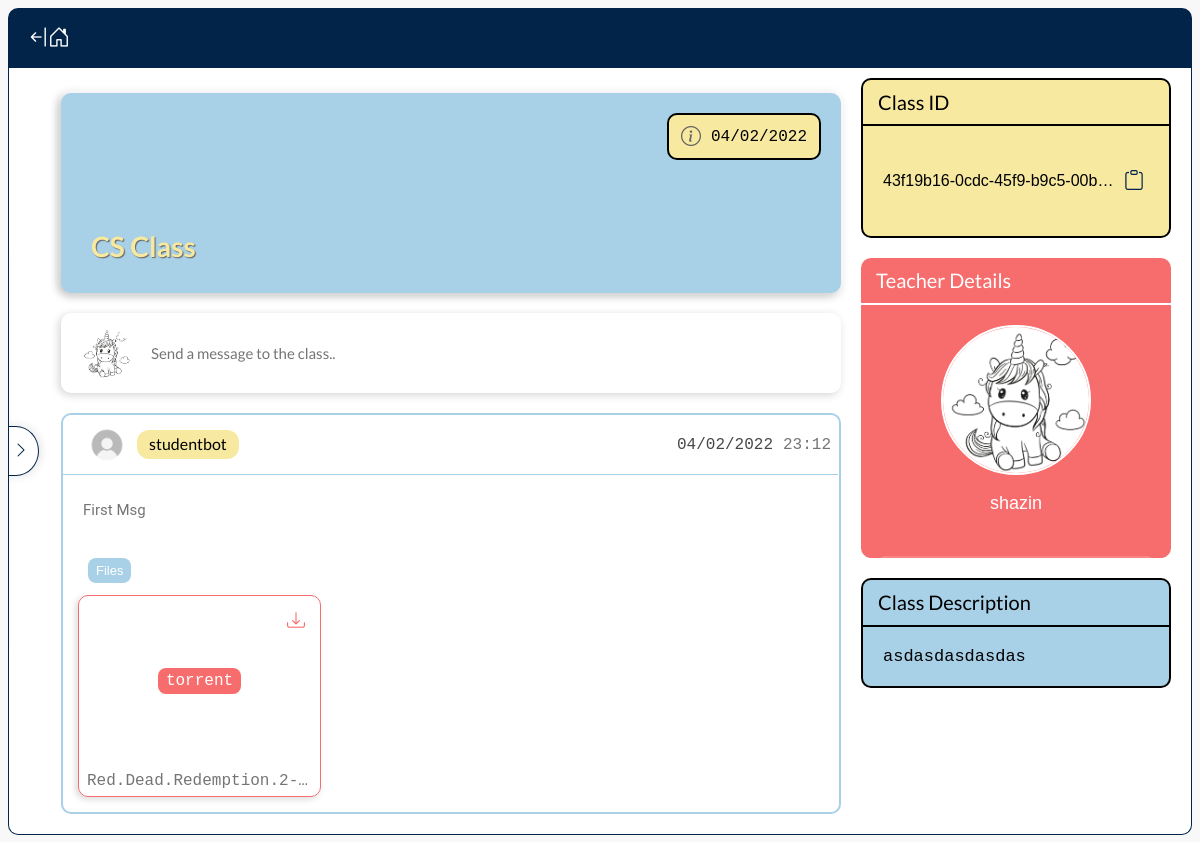
The page /class/43f19b160cdc45f9b9c500bc169b2517/ (signed in) on the database as committed earlier.
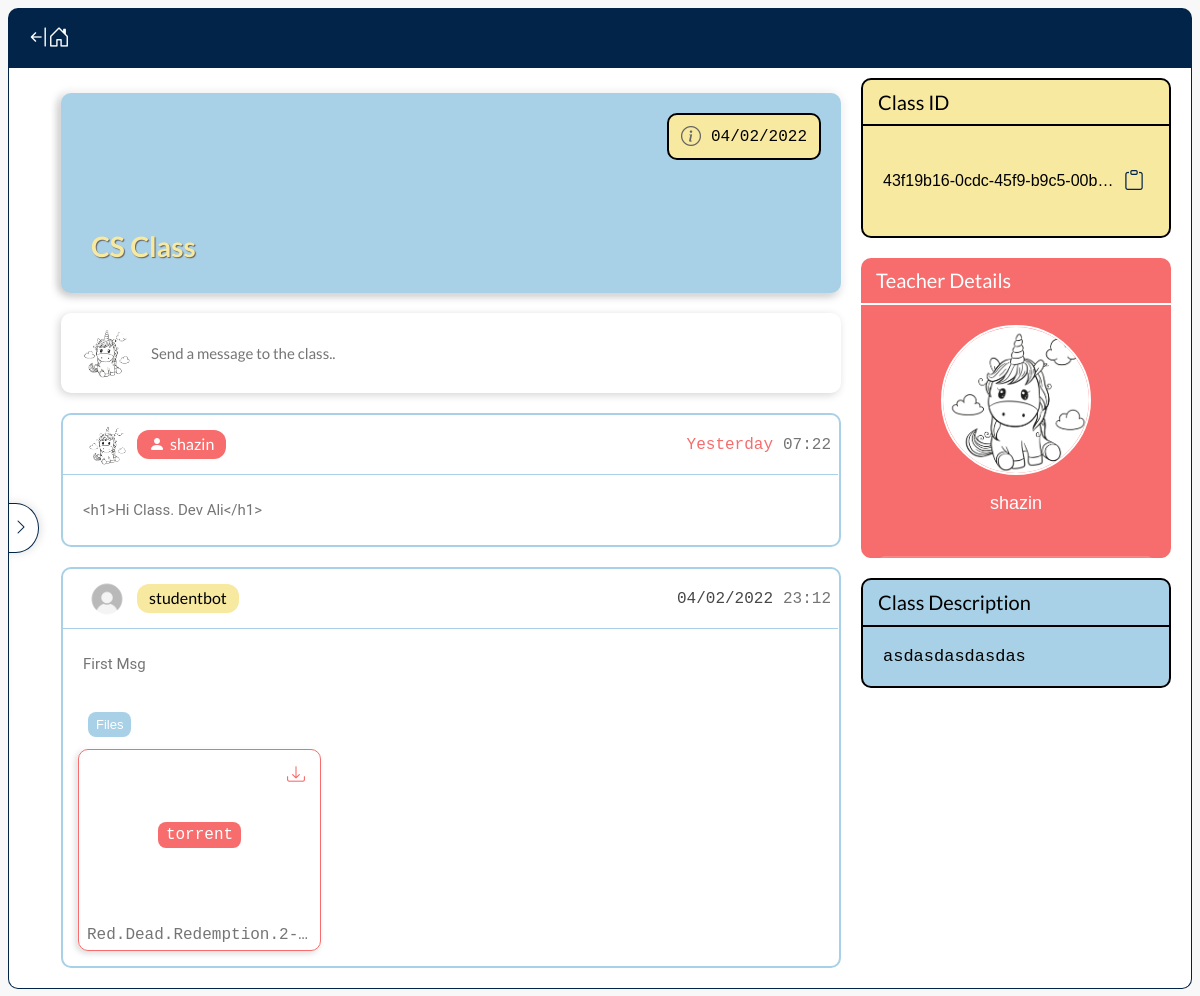
The same page on the database as committed later.
### classmenu/models.py (models this page shows, shortened)
class MessagePublic(models.Model):
    content = models.CharField(max_length=300, blank=False, null=False)
    class_obj = models.ForeignKey(Class, on_delete=models.CASCADE)
    user = models.ForeignKey(CustomUser, on_delete=models.CASCADE)
    files = models.ManyToManyField(File, blank=True)
    urls = models.ManyToManyField(Url, blank=True)
    date = models.DateTimeField(auto_now_add=True)
    @property
    def formatted_date(self):
        return check_if_today_or_yesterday(self.date)
    @property
    def time_only(self):
        ISTDate = get_IST_from_UTC(self.date)
        return f'{add_zero_to_left(ISTDate.hour)}:{add_zero_to_left(ISTDate.minute)}'

class File(models.Model):
    file = models.FileField(upload_to=get_file_upload_location, max_length=500)
    format = models.CharField(max_length=100, blank=False, null=True)
    location_hint = models.CharField(max_length=10, choices=LOCATION_HINTS, blank=False, null=False)
    class_obj = models.ForeignKey(Class, on_delete=models.CASCADE)
    @property
    def file_name(self):
        return str(self.file).split('/')[-1]
    @property
    def file_location(self):
        return f"/media/{self.file}"

### register/models.py (models this page shows, shortened)
class CustomUser(AbstractBaseUser):
    email = models.EmailField(verbose_name='email', max_length=254, unique=True)
    username = models.CharField(max_length=30, unique=False)
    date_joined = models.DateTimeField(verbose_name='date joined', auto_now_add=True)
    last_login = models.DateTimeField(verbose_name='last login', auto_now=True)
    is_admin = models.BooleanField(default=False)
    is_active = models.BooleanField(default=True)
    is_staff = models.BooleanField(default=False)
    is_superuser = models.BooleanField(default=False)
    account_type = models.CharField(max_length=7, choices=ACCOUNT_TYPES, blank=False, null=False)
    profile_pic = models.ImageField(blank=True, upload_to=get_image_upload_location, default='profile/default.jpg')
    bio = models.TextField(max_length=300, null=True, blank=True)
    is_email_verified = models.BooleanField(default=False)
    image_storage_id = models.UUIDField(default=uuid.uuid4, editable=False)
    objects = CustomUserManager()
    USERNAME_FIELD = 'email'
    REQUIRED_FIELDS = ['username', 'account_type']
    @property
    def profile_pic_path(self):
        return f'/media/{self.profile_pic}'

### classmenu/views.py (the view)
# urls.py: path('<classID>/', ClassMenuView.as_view(), name="class"),
class ClassMenuView(View):
    @classentry_check()
    def get(self, request, classID):
        classObj = Class.objects.get(id=classID)
        return render(request, 'classmenu/class.html', {
            'classObj' : classObj,
            'msgObjects' : classObj.messagepublic_set.all(),
        })

### home/models.py (called while the page is built)
    @property
    def get_url(self):
        return reverse('classmenu:class', kwargs={'classID' : self.id})

    @property
    def get_url_settings(self):
        return reverse('classmenu:settings', kwargs={'classID' : self.id})

    @property
    def get_url_add_assignment(self):
        return reverse('classmenu:add-assignment', kwargs={'classID' : self.id})

    @property
    def formatted_date(self):
        from .backends import check_if_today_or_yesterday
        return check_if_today_or_yesterday(self.date_started)

### templates/classmenu/class.html (shortened to what the changed rows need)
{% extends 'classmenu/base.html' %}
{% load static %}
{% block headextraextra %}
<link rel='stylesheet' href="{% static 'css/classmenu/class.css' %}">
{% endblock headextraextra %}
{% block bodyextra %}
<div class="main-content">
    <div class="item header">
        <h1>{{ classObj.title }}</h1>
    </div>
                        {% include 'blocks/attach-files.html' %}
    <div class="all-messages">
        {% if msgObjects %}
            {% for msgObj in msgObjects %}
                <div class="item recieve-msg">
                    <div class="top-bar">
                        <img src="{{ msgObj.user.profile_pic_path }}">
                        {% if msgObj.user == classObj.teacher %}
                            <div class="sender-name" style="color: white; background-color: var(--tertiary-color);">
                                <i class="bi bi-person-fill"></i>
                        {% else %}
                            <div class="sender-name">
                        {% endif %}
                                <span>{{ msgObj.user.username }}</span>
                            </div>
                        {% if msgObj.formatted_date == 'Today' or msgObj.formatted_date == 'Yesterday' %}
                            <div class="date" style="color: var(--tertiary-color)"><span>{{ msgObj.formatted_date }}</span></div>
                            {% else %}
                            <div class="date" style="color: rgb(71, 71, 71)"><span>{{ msgObj.formatted_date }}</span></div>
                        {% endif %}
                        <div class="time"><span>{{ msgObj.time_only }}</span></div>
                    </div>
                    <div class="content-box">
                        <p>{{ msgObj.content }}</p>
                    </div>
                        {% if msgObj.files.all %}
                        <div class="file-msg-box">
                            <div class="header-box">
                                <span>Files</span>
                            </div>
                            <div class="content-box">
                                {% for fileObj in msgObj.files.all %}
                                    <div class="file-container">
                                        <div class="download-butt" onclick="downloadFile('{{ fileObj.file_location }}')">
                                            <i class="bi bi-download"></i>
                                        </div>
                                        <div class="format-parent">
                                            <div class="format-box">{{ fileObj.format }}</div>
                                        </div>
                                        <div class="bottom-box"><span>{{ fileObj.file_name }}</span></div>
                                    </div>
                                {% endfor %}
                            </div>
                        </div>
                    {% endif %}
                </div>
            {% endfor %}
        {% endif %}
    </div>
</div>
{% endblock bodyextra %}

Rows that differ between the two databases and show on the page:
added MessagePublic: user.profile_pic_path (picture), user.username "shazin", formatted_date "Yesterday", time_only "07:22", content "<h1>Hi Class. Dev Ali</h1>"
